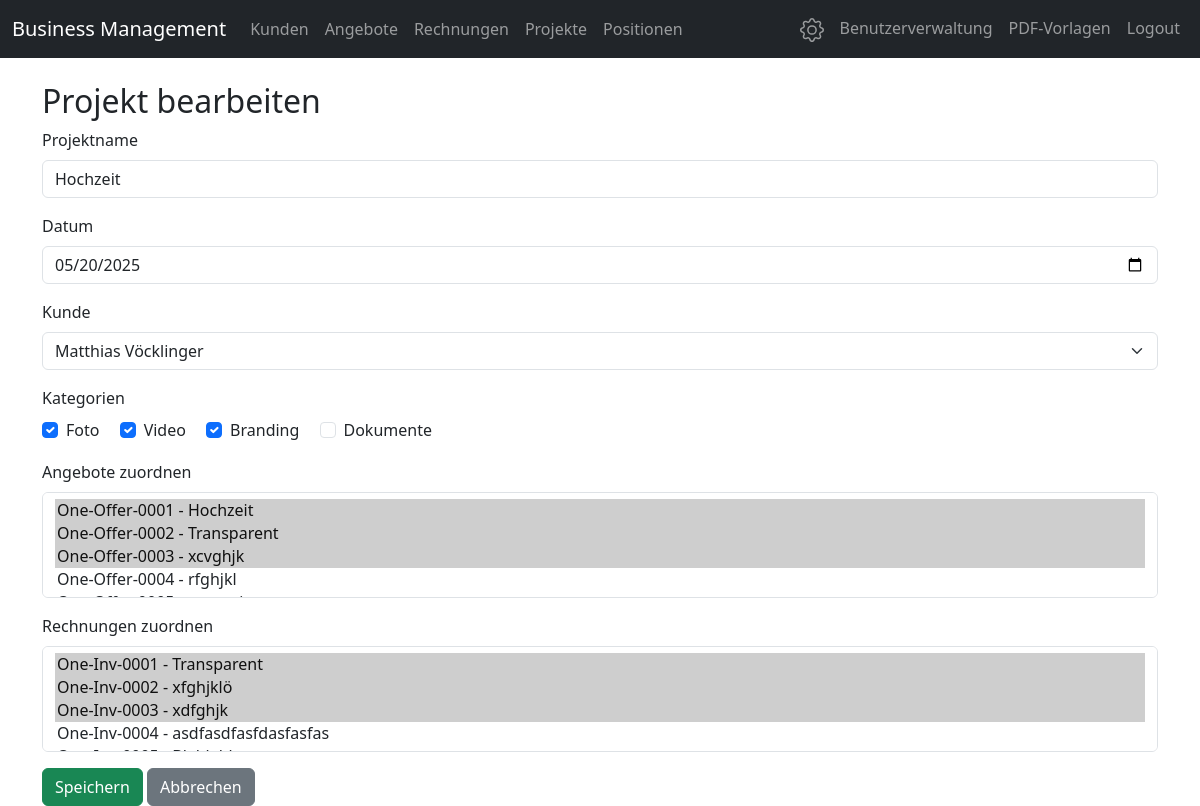
The app's page /projects/1/edit (signed in) with its own data.
### app.py (models this page shows)
class Project(db.Model):
    id = db.Column(db.Integer, primary_key=True)
    name = db.Column(db.String(128), nullable=False)
    date = db.Column(db.Date, nullable=False)
    customer_id = db.Column(db.Integer, db.ForeignKey('customer.id'), nullable=False)
    categories = db.Column(db.String(128), nullable=False)  # CSV: z.B. "Foto,Video"
    offers = db.relationship('Offer', secondary=project_offer, backref=db.backref('projects', lazy='dynamic'))
    invoices = db.relationship('Invoice', secondary=project_invoice, backref=db.backref('projects', lazy='dynamic'))
    customer = db.relationship('Customer')

class Customer(db.Model):
    id = db.Column(db.Integer, primary_key=True)
    customer_type = db.Column(db.String(16), nullable=False, default='firma')  # 'firma' oder 'privat'
    name = db.Column(db.String(128))  # Firmenname
    contact_person = db.Column(db.String(128))
    contact_phone = db.Column(db.String(32))
    contact_email = db.Column(db.String(128))
    first_name = db.Column(db.String(64))
    last_name = db.Column(db.String(64))
    email = db.Column(db.String(128))
    phone = db.Column(db.String(32))
    street = db.Column(db.String(128))
    house_number = db.Column(db.String(16))
    postal_code = db.Column(db.String(16))
    city = db.Column(db.String(64))
    country = db.Column(db.String(64))
    notes = db.Column(db.Text)
    offers = db.relationship('Offer', backref='customer', lazy=True)
    invoices = db.relationship('Invoice', backref='customer', lazy=True)

### app.py (the view, shortened to what this page needs)
@app.route('/projects/<int:project_id>/edit', methods=['GET', 'POST'])
def edit_project(project_id):
    project = Project.query.get_or_404(project_id)
    customers = Customer.query.all()
    offers = Offer.query.all()
    invoices = Invoice.query.all()
    categories_list = ['Foto', 'Video', 'Branding', 'Dokumente']
    selected_categories = project.categories.split(',') if project.categories else []
    selected_offers = [o.id for o in project.offers]
    selected_invoices = [i.id for i in project.invoices]
    return render_template('project_form.html', project=project, customers=customers, offers=offers, invoices=invoices, categories_list=categories_list, selected_categories=selected_categories, selected_offers=selected_offers, selected_invoices=selected_invoices)

### app.py (called while the page is built)
def login_required(f):
    @wraps(f)
    def decorated_function(*args, **kwargs):
        user_id = session.get('user_id')
        token_expiry = session.get('token_expiry')
        if not user_id or not token_expiry:
            return redirect(url_for('login'))
        if datetime.utcnow() > datetime.fromisoformat(token_expiry):
            session.clear()
            flash('Session abgelaufen. Bitte erneut anmelden.', 'warning')
            return redirect(url_for('login'))
        g.user = User.query.get(user_id)
        return f(*args, **kwargs)
    return decorated_function

### templates/project_form.html (shortened to what this page needs)
{% extends 'base.html' %}
{% block content %}
<h2>{% if project %}Projekt bearbeiten{% else %}Neues Projekt anlegen{% endif %}</h2>
<form method="post">
    <div class="mb-3">
        <label for="name" class="form-label">Projektname</label>
        <input type="text" class="form-control" id="name" name="name" required value="{{ project.name if project else '' }}">
    </div>
    <div class="mb-3">
        <label for="date" class="form-label">Datum</label>
        <input type="date" class="form-control" id="date" name="date" required value="{{ project.date if project else today }}">
    </div>
    <div class="mb-3">
        <label for="customer_id" class="form-label">Kunde</label>
        <select class="form-select" id="customer_id" name="customer_id" required>
            {% for customer in customers %}
                <option value="{{ customer.id }}" {% if project and project.customer_id == customer.id %}selected{% endif %}>{{ customer.name or (customer.first_name ~ ' ' ~ customer.last_name) }}</option>
            {% endfor %}
        </select>
    </div>
    <div class="mb-3">
        <label class="form-label">Kategorien</label><br>
        {% for cat in categories_list %}
            <div class="form-check form-check-inline">
                <input class="form-check-input" type="checkbox" name="categories" id="cat_{{ cat }}" value="{{ cat }}" {% if (selected_categories and cat in selected_categories) or (not project and cat == 'Foto') %}checked{% endif %}>
                <label class="form-check-label" for="cat_{{ cat }}">{{ cat }}</label>
            </div>
        {% endfor %}
    </div>
    <div class="mb-3">
        <label for="offers" class="form-label">Angebote zuordnen</label>
        <select class="form-select" id="offers" name="offers" multiple>
            {% for offer in offers %}
                <option value="{{ offer.id }}" {% if selected_offers and offer.id in selected_offers %}selected{% endif %}>{{ offer.offer_number }} - {{ offer.title }}</option>
            {% endfor %}
        </select>
    </div>
    <div class="mb-3">
        <label for="invoices" class="form-label">Rechnungen zuordnen</label>
        <select class="form-select" id="invoices" name="invoices" multiple>
            {% for invoice in invoices %}
                <option value="{{ invoice.id }}" {% if selected_invoices and invoice.id in selected_invoices %}selected{% endif %}>{{ invoice.invoice_number }} - {{ invoice.title }}</option>
            {% endfor %}
        </select>
    </div>
    <button type="submit" class="btn btn-success">Speichern</button>
    <a href="/projects" class="btn btn-secondary">Abbrechen</a>
</form>
{% endblock %}

### records on screen
Project: name "Hochzeit", date "05/20/2025", customer_id "Matthias Vöcklinger"

### other values on screen
{{ cat }} "Foto" "Video" "Branding" "Dokumente"
form field offers "One-Offer-0001 - Hochzeit ☑ / One-Offer-0002 - Transparent ☑ / One-Offer-0003 - xcvghjk ☑ / One-Offer-0004 - rfghjkl"
form field invoices "One-Inv-0001 - Transparent ☑ / One-Inv-0002 - xfghjklö ☑ / One-Inv-0003 - xdfghjk ☑ / One-Inv-0004 - asdfasdfasfdasfasfas"
